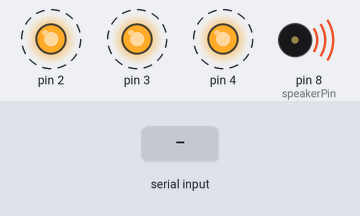
This sketch was run on a simulated Arduino Uno, built with avr-gcc and run on an emulated ATmega328P. On the bench: output pins drawn as LEDs (lit = HIGH), buzzer (waves = sounding). Dashed ring = blinking. The test bench sets the inputs (shaded band).

Above: at 1.25 s.
1.3 s: "1" received over Serial
At 2.0 s:
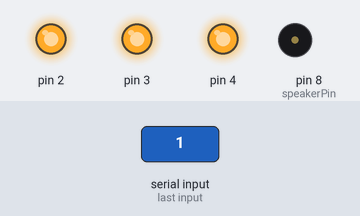
2.8 s: byte 2 (2) received over Serial
At 3.1 s:
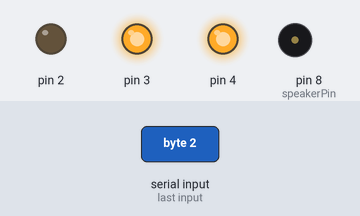
4.3 s: byte 1 (1) received over Serial
At 5.4 s:
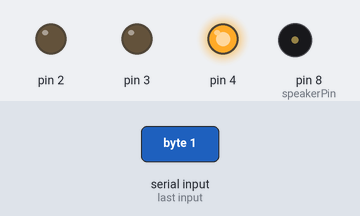
Timing chart, 0 to 7.3 s (numbered marks = the images above; inputs shaded):
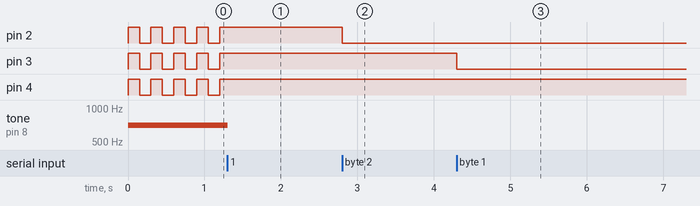

Measured:
- after the input at 1.3 s, pin 2–4: stops changing and stays HIGH; tone on pin 8 (speakerPin): 700 Hz → silent at once
- after the input at 2.8 s, pin 2: HIGH → LOW at once
- after the input at 4.3 s, pin 3: HIGH → LOW at once
- by itself, pin 2–4: alternates HIGH for 0.15 s and LOW for 0.15 s

The sketch:

Game_Lights.ino
```cpp
/**************LIGHTS THAT REPRESENT LIVES REMAINING*****************/
//VARIABLES
char val;

//VARIABLES FOR FLASHING
unsigned long pastTime = 0;
const int interval = 150;


int speakerPin = 8;

//LED VARIABLES
int led1State = HIGH;
int led2State = HIGH;
int led3State = HIGH;

void setup()
{
  //SET PIN MODES
  pinMode(2,OUTPUT);
  pinMode(3,OUTPUT);
  pinMode(4,OUTPUT);

  //START SERIAL CONNECTION TO GAME
  Serial.begin(9600);
}

void loop()
{
  //SET CURRENT RUN TIME
   unsigned long currentTime =millis();

  //GET INFORMATION FROM SERIAL IF AVAILBLE
   if (Serial.available())
   {
     val = Serial.read();
   }


  //SET LED STATES DEPENDING ON SERIAL INFORMATION (Val)
   if (val == 3)
   {
    led1State = HIGH;
    led2State = HIGH;
    led3State = HIGH;
   }

   else if(val == 2)
   {

    led1State = LOW;
    led2State = HIGH;
    led3State = HIGH;
   }
   else if (val == 1)
   {
    led1State = LOW;
    led2State = LOW;
    led3State = HIGH;

   }

    else if(val == 0)
   {
    // PLAY ANNOYING TONE WHEN LOSE
     tone(speakerPin,700,2);
    //MAKE THE LIGHTS BLINK, BASED ON RUN TIME
    if(currentTime - pastTime >= interval)
    {

      pastTime = currentTime;

      if (led3State == HIGH)
      {
        led1State = LOW;
        led2State = LOW;
        led3State = LOW;

      }
      else
      {

        led1State = HIGH;
        led2State = HIGH;
        led3State = HIGH;

      }

     }

    }

    //TURN THE LEDS ON OR OFF
    digitalWrite(2,led1State);
    digitalWrite(3,led2State);
    digitalWrite(4,led3State);
}
```
